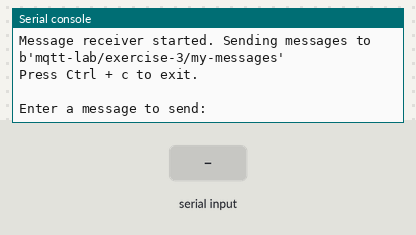
This program was run on a simulated MicroPython board. On the bench: the last lines printed to the serial console. Inputs (shaded band) come from the test bench. No MQTT or app messages arrive unless stated.

Above: at 1.3 s.
1.4 s: "1" typed at the serial console, then Enter
At 1.9 s:
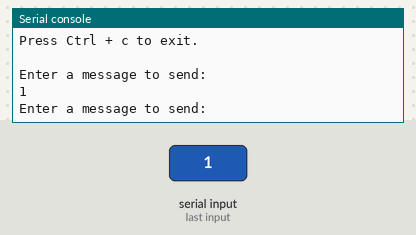
2.9 s: "0" typed at the serial console, then Enter
At 4.1 s:
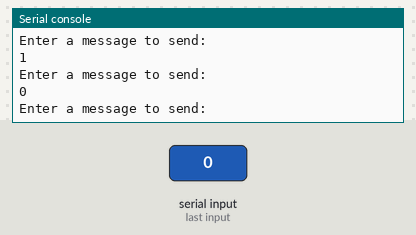
4.4 s: "2" typed at the serial console, then Enter
At 5.4 s:
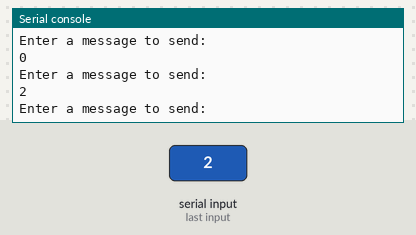

The program:

exercise3send.py
```python
from umqtt.simple import MQTTClient


MQTTSERVER = "server address"   # TODO enter the address of the MQTT server, as a string

# the MQTT server needs a unique ID to recognised each device that connects to it
ID = b"send" + b"a unique id" # TODO create a unique id

# use a base topic to group messages into a common hierarchy
BASE_TOPIC = b"mqtt-lab/exercise-3"

# topic to send messages to
publish_topic = BASE_TOPIC + b"/my-messages"  # TODO change the subtopic to a topic that others can message your on


try:
    # create a client instance
    client = MQTTClient(client_id=ID, server=MQTTSERVER)

    # connect to MQTT server
    print("Connecting to {}".format(MQTTSERVER))
    client.connect()

    # send diagnostic message to server
    connect_message = b"Connected from sender: " + ID
    client.publish(BASE_TOPIC, connect_message)

    print("Message receiver started. Sending messages to {}".format(publish_topic))
    print("Press Ctrl + c to exit.")
    print()

    while True:
        message = input("Enter a message to send: ")

        client.publish(publish_topic, message)


except KeyboardInterrupt:
    client.disconnect()
    print("\nProgram terminated by user.")
    print("Goodbye")
```

Measured:
- after the input at 1.4 s, the serial console: prints a new line at once (image 1)
- after the input at 2.9 s, the serial console: prints a new line at once (image 2)
- after the input at 4.4 s, the serial console: prints a new line at once (image 3)
